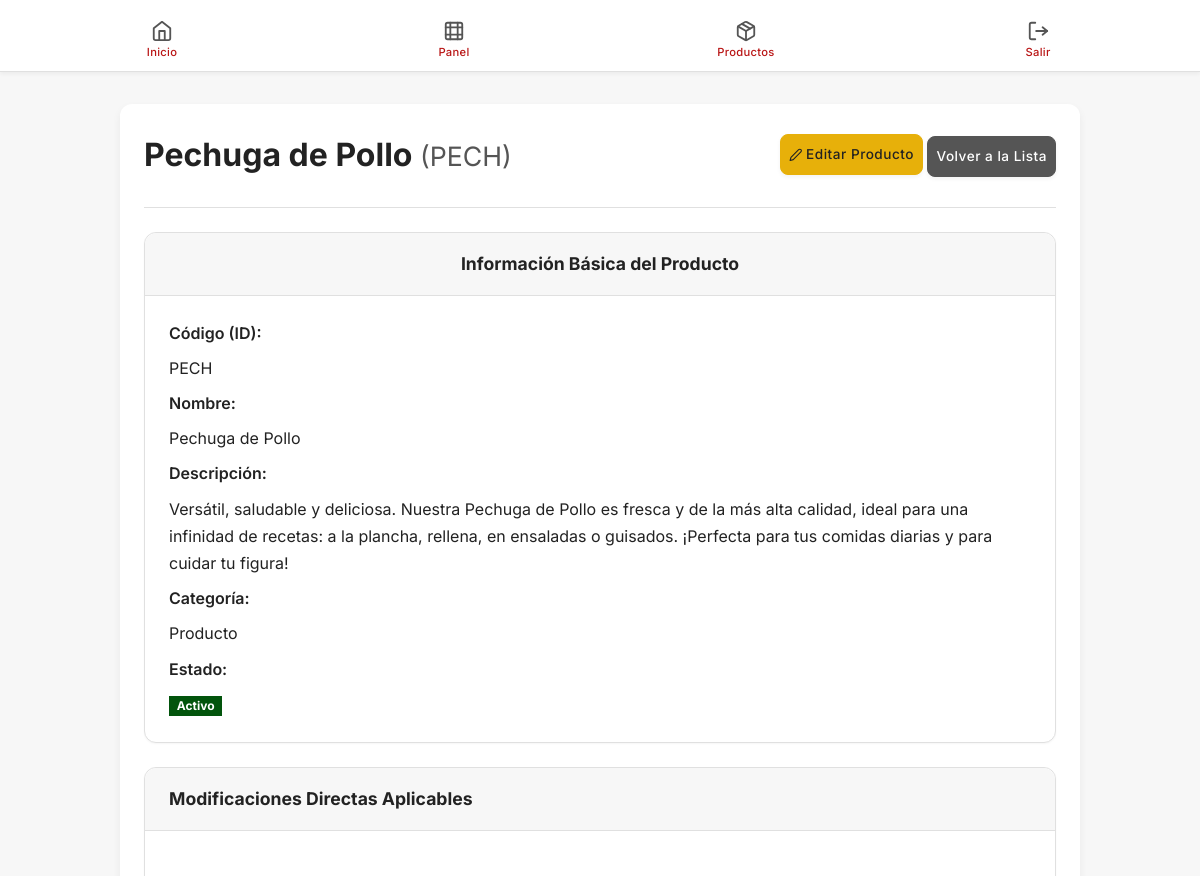
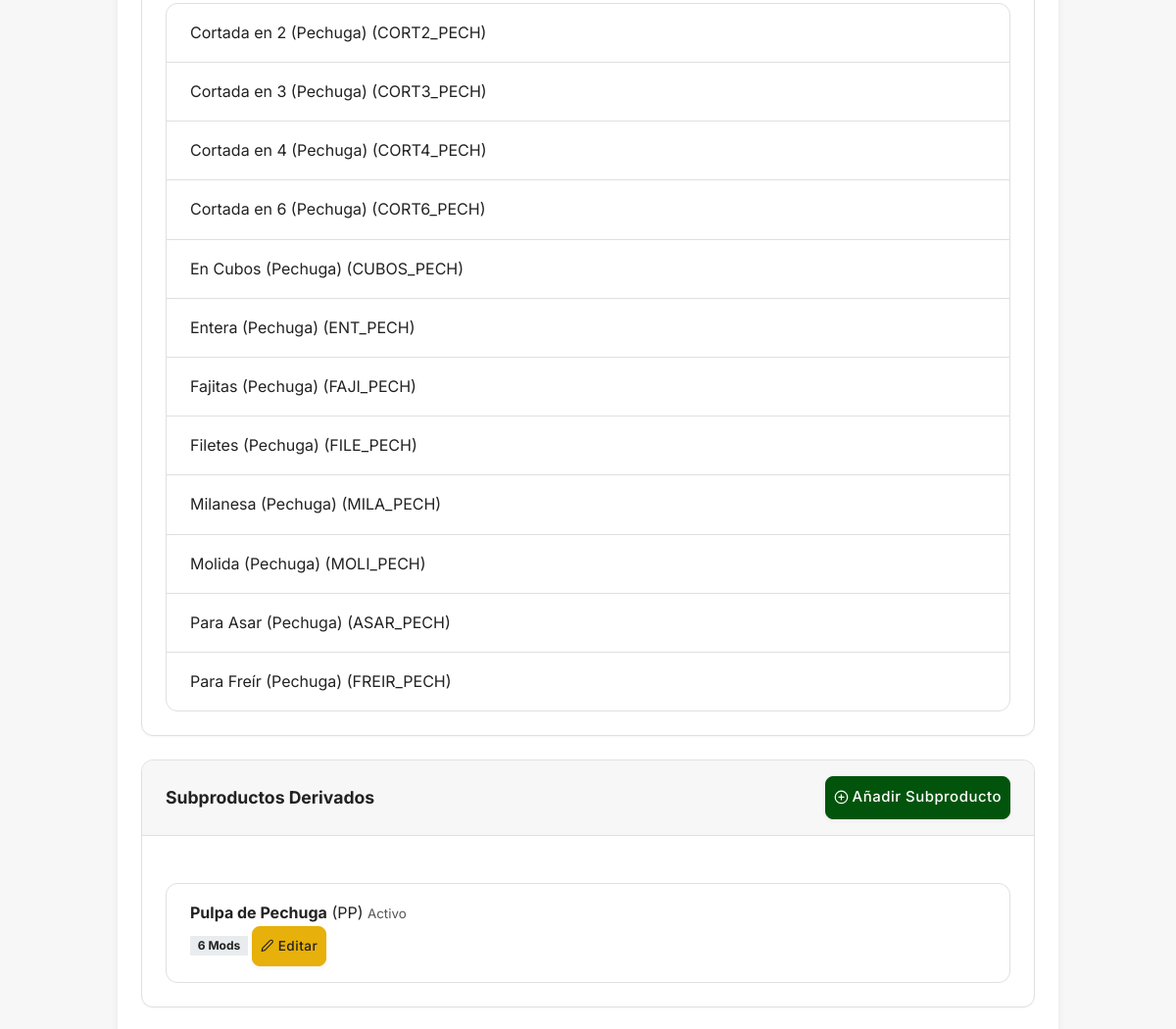
Before: /productos/ver/PECH (signed in, upper part) with the older database file (2 pictures, top to bottom).
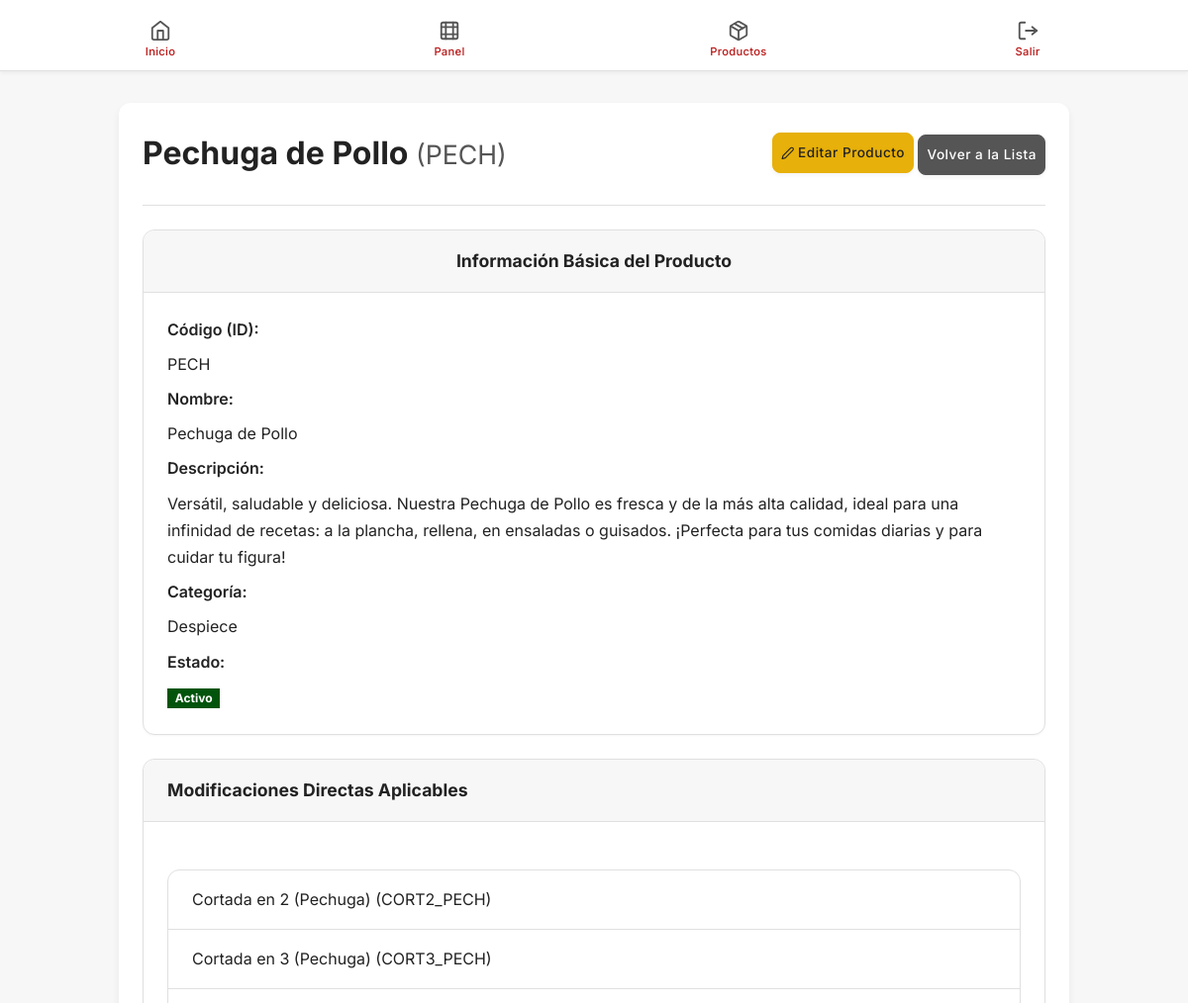
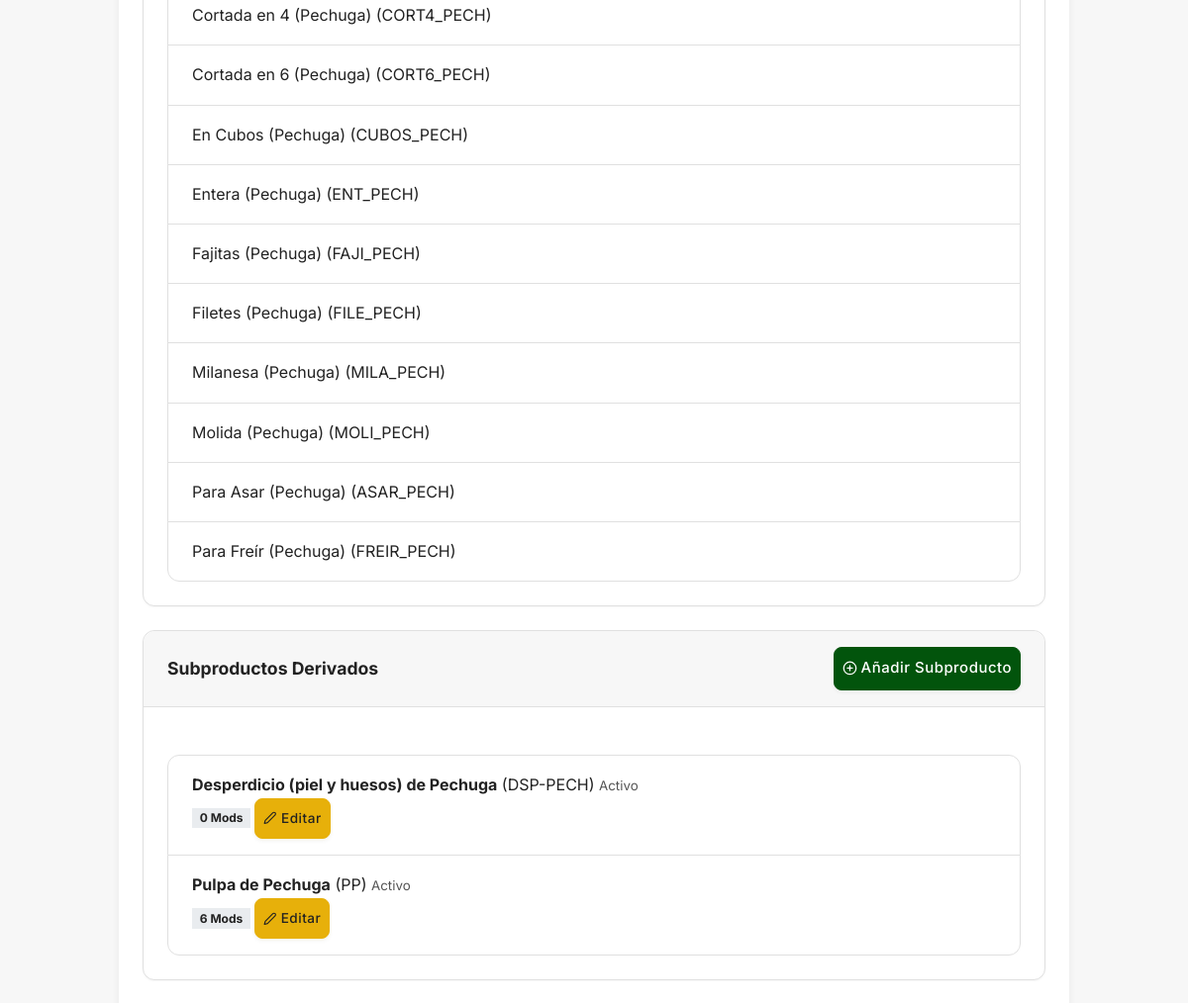
After: the same page with the newer database file (2 pictures, top to bottom).
### app/models.py (models this page shows, shortened)
class Producto(db.Model):
    __tablename__ = 'productos'
    id = db.Column(db.String(10), primary_key=True) # Código del producto, ej: 'PECH'
    nombre = db.Column(db.String(100), index=True, unique=True, nullable=False)
    descripcion = db.Column(db.Text, nullable=True)
    categoria = db.Column(db.String(50), index=True, nullable=False) # Ej: 'POLLO_CRUDO', 'MENUDENCIA'
    activo = db.Column(db.Boolean, nullable=False, default=True, index=True)
    subproductos = db.relationship('Subproducto', back_populates='producto_padre', lazy='dynamic', cascade='all, delete-orphan')
    modificaciones_directas = db.relationship(
        'Modificacion',
        secondary=producto_modificacion_association,
        back_populates='productos_asociados',
        lazy='dynamic'
    )
    precios = db.relationship('Precio', foreign_keys='Precio.producto_id', back_populates='producto_base', lazy='dynamic', cascade='all, delete-orphan')

class Modificacion(db.Model):
    __tablename__ = 'modificaciones'
    id = db.Column(db.Integer, primary_key=True)
    codigo_modif = db.Column(db.String(20), unique=True, nullable=False, index=True) # Ej: 'MOLI', 'ASAR'
    nombre = db.Column(db.String(100), nullable=False, index=True)
    descripcion = db.Column(db.Text, nullable=True)
    activo = db.Column(db.Boolean, nullable=False, default=True, index=True)
    productos_asociados = db.relationship(
        'Producto',
        secondary=producto_modificacion_association,
        back_populates='modificaciones_directas',
        lazy='dynamic'
    )
    subproductos_asociados = db.relationship(
        'Subproducto',
        secondary=subproducto_modificacion_association,
        back_populates='modificaciones_aplicables',
        lazy='dynamic'
    )

class Subproducto(db.Model):
    __tablename__ = 'subproductos'
    id = db.Column(db.Integer, primary_key=True)
    producto_padre_id = db.Column(db.String(10), db.ForeignKey('productos.id'), nullable=False, index=True)
    codigo_subprod = db.Column(db.String(15), unique=True, nullable=False, index=True) # Ej: 'PP', 'PG'
    nombre = db.Column(db.String(100), nullable=False, index=True)
    descripcion = db.Column(db.Text, nullable=True) # Corrected line
    activo = db.Column(db.Boolean, nullable=False, default=True, index=True)
    producto_padre = db.relationship('Producto', back_populates='subproductos')
    modificaciones_aplicables = db.relationship(
        'Modificacion',
        secondary=subproducto_modificacion_association,
        back_populates='subproductos_asociados',
        lazy='dynamic'
    )
    precios = db.relationship('Precio', foreign_keys='Precio.subproducto_id', back_populates='subproducto_base', lazy='dynamic', cascade='all, delete-orphan')

### app/productos/routes.py (the view)
@bp.route('/ver/<string:producto_id>')
@login_required
def ver_producto(producto_id):
    if current_user.rol != 'ADMINISTRADOR': # O el rol que deba tener acceso a ver detalles
        flash('No tienes permiso para ver los detalles de este producto.', 'danger')
        return redirect(url_for('productos.listar_productos'))
    producto = services.obtener_producto_por_id(producto_id)
    if not producto:
        flash(f'Producto con ID "{producto_id}" no encontrado.', 'warning')
        return redirect(url_for('productos.listar_productos'))
    modificaciones_directas = services.obtener_modificaciones_para_producto(producto) # Asumiendo que agregamos esta función al servicio
    subproductos_asociados = services.obtener_subproductos_para_producto(producto)
    precios_del_producto = services.obtener_precios_para_producto(producto)
    return render_template('productos/ver_producto.html',
                           title=f"Detalle: {producto.nombre}",
                           producto=producto,
                           modificaciones=modificaciones_directas,
                           subproductos=subproductos_asociados,
                           precios=precios_del_producto)

### app/models.py (called while the page is built)
@login.user_loader
def load_user(id):
    return db.session.get(Usuario, int(id))

### app/productos/services.py (called while the page is built)
def obtener_producto_por_id(producto_id):
    return db.session.get(Producto, producto_id.upper())

def obtener_subproductos_para_producto(producto):
    return producto.subproductos.order_by(Subproducto.nombre.asc()).all()

def obtener_modificaciones_para_producto(producto):
    return producto.modificaciones_directas.order_by(Modificacion.nombre.asc()).all()

def obtener_precios_para_producto(producto):
    return producto.precios.order_by(Precio.tipo_cliente.asc(), Precio.cantidad_minima_kg.asc()).all()

### app/templates/productos/ver_producto.html (shortened to what the changed rows need)
{% extends "layouts/base.html" %}
{% block content %}
<main>
    <div class="page-content">
        <div class="header-row">
            <h1>{{ producto.nombre }} <small class="text-secondary-color">({{ producto.id }})</small></h1>
            <div class="form-actions">
                <a href="{{ url_for('productos.editar_producto', producto_id=producto.id) }}" class="btn btn--warning btn--small">
                </a>
                <a href="{{ url_for('productos.listar_productos') }}" class="btn btn--secondary btn--small">Volver a la Lista</a>
            </div>
        </div>
        <div class="custom-card">
            <div class="card-body">
                <dl class="detail-grid">
                    <dt class="detail-grid-label">Código (ID):</dt>
                    <dd class="detail-grid-value">{{ producto.id }}</dd>
                    <dt class="detail-grid-label">Nombre:</dt>
                    <dd class="detail-grid-value">{{ producto.nombre }}</dd>
                    <dt class="detail-grid-label">Descripción:</dt>
                    <dd class="detail-grid-value">{{ producto.descripcion | nl2br if producto.descripcion else '-' }}</dd>
                    <dt class="detail-grid-label">Categoría:</dt>
                    <dd class="detail-grid-value">{{ producto.categoria }}</dd>
                    <dt class="detail-grid-label">Estado:</dt>
                    <dd class="detail-grid-value">
                        {% if producto.activo %}
                            <span class="badge badge--success">Activo</span>
                        {% else %}
                            <span class="badge badge--danger">Inactivo</span>
                        {% endif %}
                    </dd>
                </dl>
            </div>
        </div>
        <div class="custom-card">
            <div class="card-body">
                {% if modificaciones %}
                    <ul class="custom-list custom-list--flush">
                        {% for mod in modificaciones %}
                            <li class="custom-list-item">{{ mod.nombre }} ({{ mod.codigo_modif }})</li>
                        {% endfor %}
                    </ul>
                {% else %}
                    <p class="text-secondary-color">Este producto no tiene modificaciones directas definidas.</p>
                {% endif %}
            </div>
        </div>
        <div class="custom-card">
            <div class="card-body">
                {% if subproductos %}
                    <div class="custom-list">
                        {% for sub in subproductos %}
                            <div class="custom-list-item header-row">
                                <div>
                                    <strong>{{ sub.nombre }}</strong> ({{ sub.codigo_subprod }})
                                    <small class="text-secondary-color d-block">
                                        {% if sub.activo %}Activo{% else %}Inactivo{% endif %}
                                    </small>
                                </div>
                                <div class="actions-cell">
                                    <span class="badge badge--secondary">{{ sub.modificaciones_aplicables.count() }} Mods</span>
                                    <a href="{{ url_for('productos.editar_subproducto', subproducto_id=sub.id) }}" class="btn btn--warning btn--small" title="Editar Subproducto">
                                        <svg xmlns="http://www.w3.org/2000/svg" width="16" height="16" viewBox="0 0 24 24" fill="none" stroke="currentColor" stroke-width="2" stroke-linecap="round" stroke-linejoin="round" class="feather feather-edit-2"><path d="M17 3a2.828 2.828 0 1 1 4 4L7.5 20.5 2 22l1.5-5.5L17 3z"></path></svg>
                                        Editar
                                    </a>
                                </div>
                            </div>
                        {% endfor %}
                    </div>
                {% else %}
                    <p class="text-secondary-color">Este producto no tiene subproductos definidos.</p>
                {% endif %}
            </div>
        </div>
    </div>
</main>
{% endblock %}

Changed rows visible on the page:
changed Producto "Pechuga de Pollo": categoria "Producto" → "Despiece"
added Subproducto: nombre "Desperdicio (piel y huesos) de Pechuga", codigo_subprod "DSP-PECH", activo "Activo", modificaciones_aplicables.count "0"
